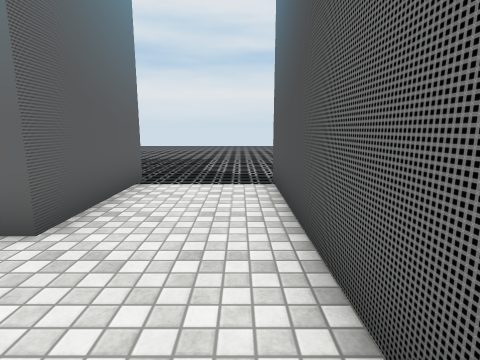
view 1 (above)

19 first-person views from a walk through a 3-D level made in the Unity game engine. The camera is 1.4 m above the floor, tilts 10° down and sees 80° across. The floor is counted in squares, 1.21 m on a side. Each view is taken from the middle of a square. On the plan, view 1 faces up. The plan holds only what a view shows up to about 13 squares ahead; the rest is blank. The place goes on beyond the plan. The player character is not drawn. Door leaves are left out, so doorways stand open. Some surface patterns are stand-ins.

view 2
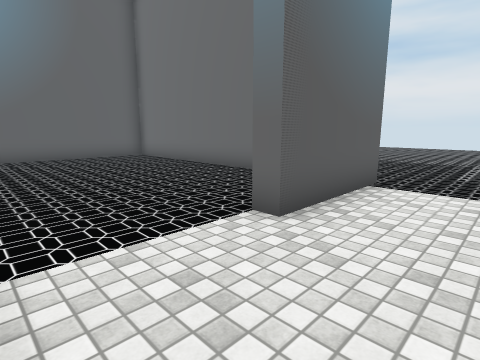

view 3
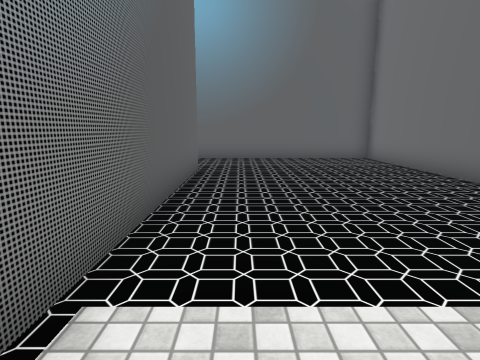

view 4
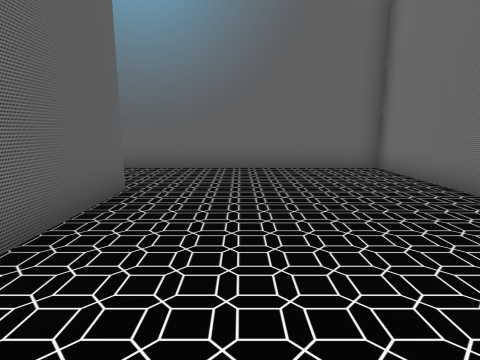

view 5
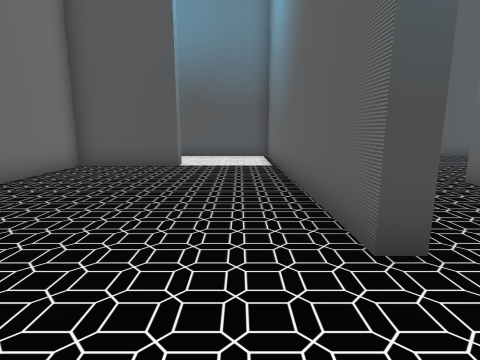

view 6
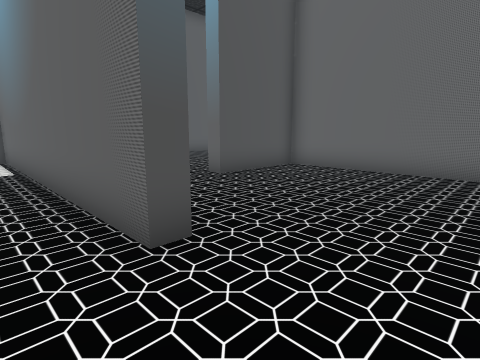

view 7
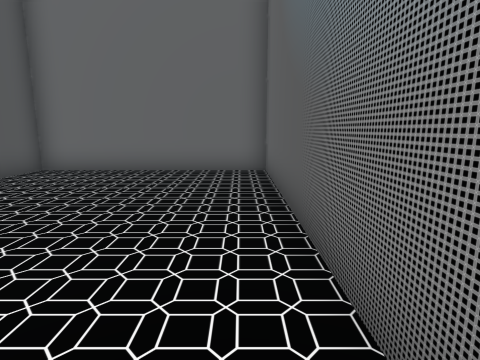

view 8
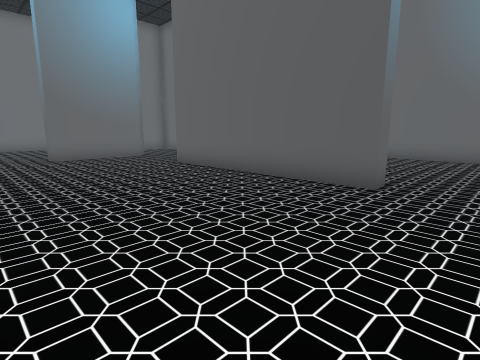

view 9
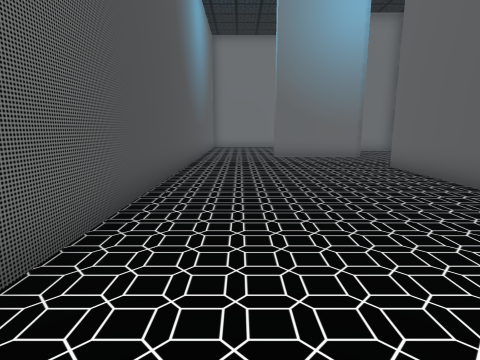

view 10
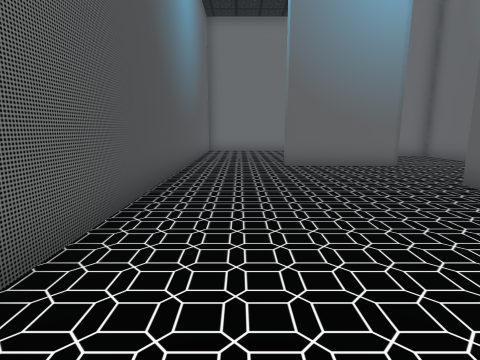

view 11
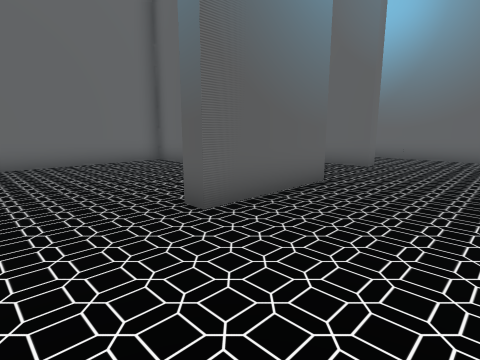

view 12
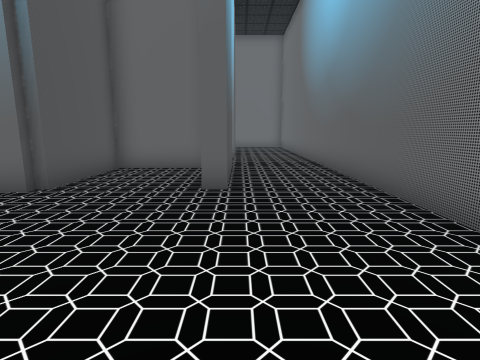

view 13
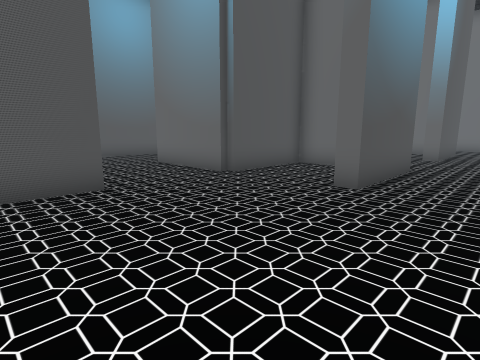

view 14
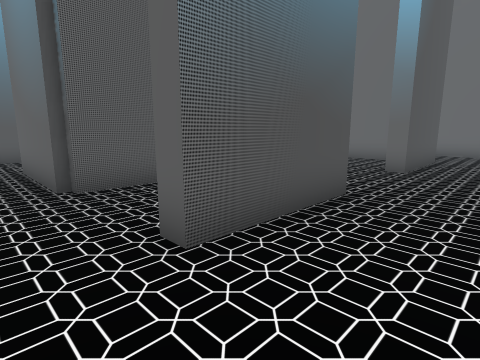

view 15
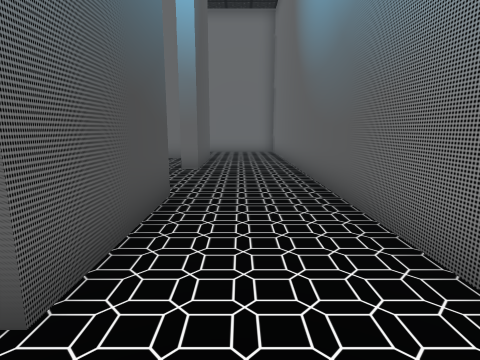

view 16
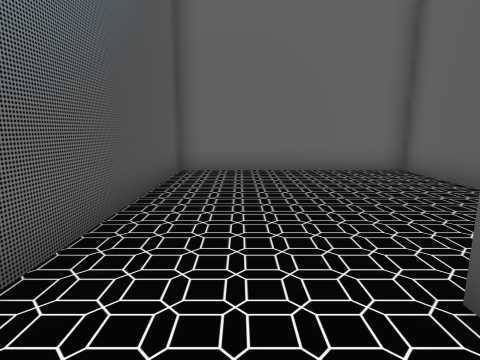

view 17
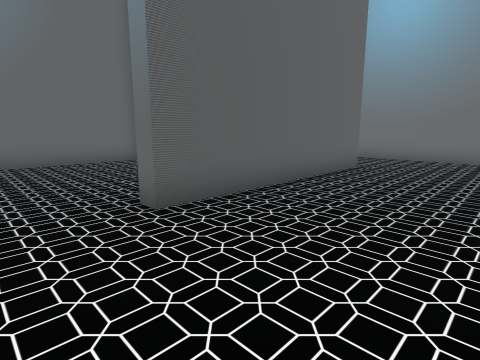

view 18
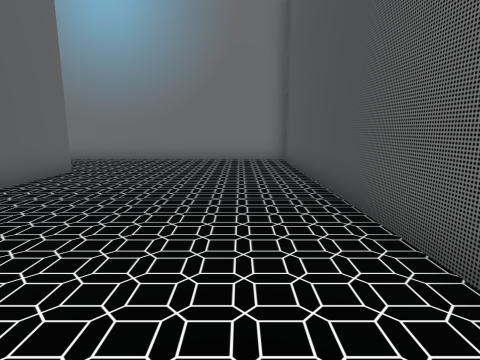

view 19
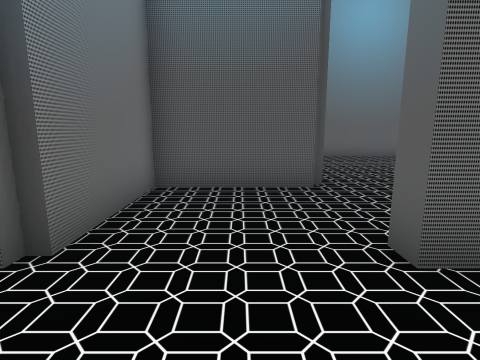

### Floor plan
Ten units are one square. View 1 is at (0, 0); x grows to the right and y downward. Boxes are objects, and circles mark ways between rooms. Rooms are numbered by the first view taken in them; rooms with no view inside come last. Other rooms are left out.
<svg viewBox="-133 -71 145 331">
<path fill="none" stroke="#000" d="M-25 2 7 2 7 -65M-22 -66 -22 -30M-95 2 -25 2M-28 -30 -28 -63 -128 -63 -128 5M-58 40 -58 110M-61 142 -25 142M7 144 7 7 -61 7M-98 145 -93 145 -93 178 -63 178 -63 145M-63 110 -63 94M-128 79 -128 146M-98 251 -98 215M-128 181 -128 255M-128 5 -128 73 -63 73 -63 40M-61 7 -78 7M-58 185 -58 212 7 212 7 144M-63 216 -63 183 -95 183M-86 248 -66 248M7 255 7 236M-128 146 -128 181M-98 181 -98 145"/>
<circle cx="-24" cy="-13" r="3" fill="#2a7"/>
<circle cx="-113" cy="6" r="3" fill="#2a7"/>
<circle cx="-60" cy="125" r="3" fill="#2a7"/>
<circle cx="-60" cy="25" r="3" fill="#2a7"/>
<circle cx="-5" cy="145" r="3" fill="#2a7"/>
<circle cx="-113" cy="146" r="3" fill="#2a7"/>
<circle cx="-102" cy="191" r="3" fill="#2a7"/>
<text x="-10" y="-30">1</text>
<text x="-80" y="-30">2</text>
<text x="-30" y="80">3</text>
<text x="-90" y="120">4</text>
<text x="-120" y="220">5</text>
<text x="-100" y="40">6</text>
<text x="-30" y="180">7</text>
<text x="-50" y="230">8</text>
<text x="-120" y="160">9</text>
</svg>
Room 1 opens to room 2. Room 2 opens to room 6. Room 3 opens to room 4. Room 3 opens to room 6. Room 3 opens to room 7. Room 4 opens to room 9. Room 5 opens to room 8.

Where each view was taken, in squares from view 1:
view 1: 0 up, 0 right, facing up
view 2: 0 up, 0 right, facing up-left
view 3: 1 up, 1 left, facing left
view 4: 2 up, 4 left, facing left
view 5: 1 up, 12 left, facing right
view 6: 1 up, 12 left, facing down-right
view 7: 1 up, 12 left, facing down
view 8: 2 down, 0 right, facing down-left
view 9: 2 down, 1 left, facing down
view 10: 5 down, 1 left, facing down
view 11: 11 down, 0 right, facing down-left
view 12: 9 down, 10 left, facing down
view 13: 9 down, 12 left, facing down-right
view 14: 13 down, 12 left, facing down-right
view 15: 13 down, 11 left, facing down
view 16: 13 down, 1 left, facing down
view 17: 13 down, 2 left, facing up-left
view 18: 12 down, 1 left, facing up
view 19: 20 down, 12 left, facing right
